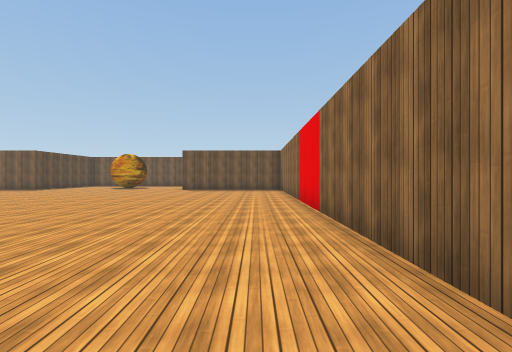
View 1 (above)

12 first-person views from a walk through a Unity game level. The camera is 1.4 m above the floor, looks level and sees 85° across. The floor is counted in squares, 2 m on a side. Each view is taken from the middle of a square. On the plan, view 1 faces up. The plan holds only what a view shows up to about 9 squares ahead; the rest is blank. The place goes on beyond the plan. Some surface patterns are stand-ins.

View 2
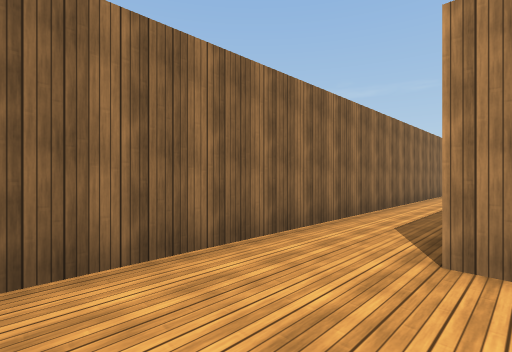

View 3
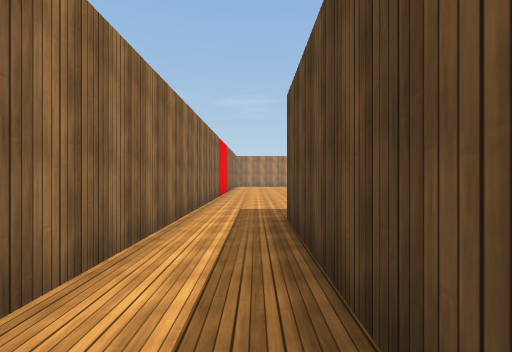

View 4
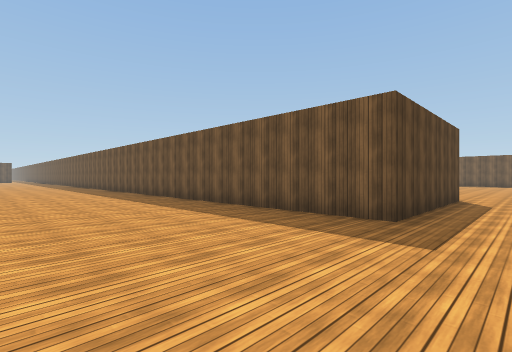

View 5
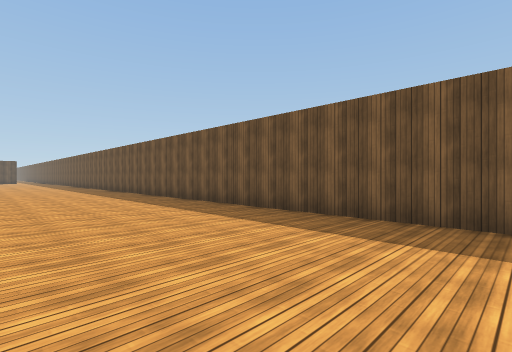

View 6
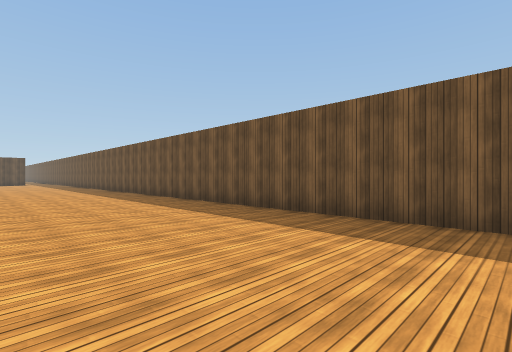

View 7
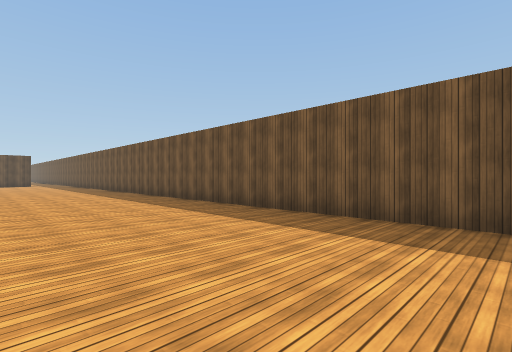

View 8
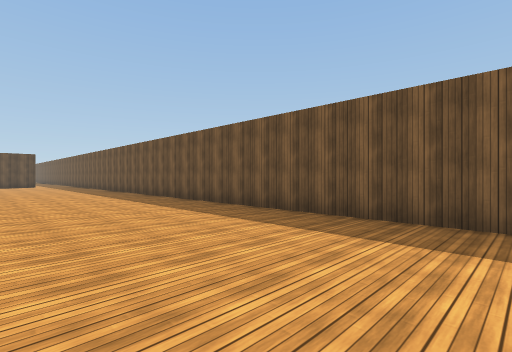

View 9
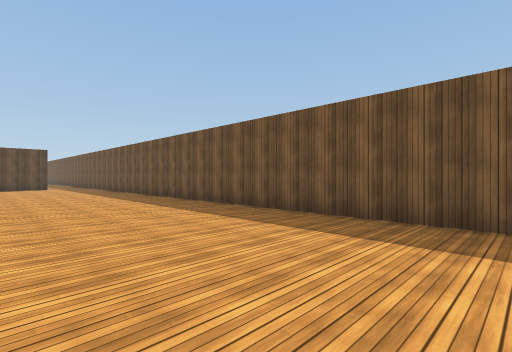

View 10
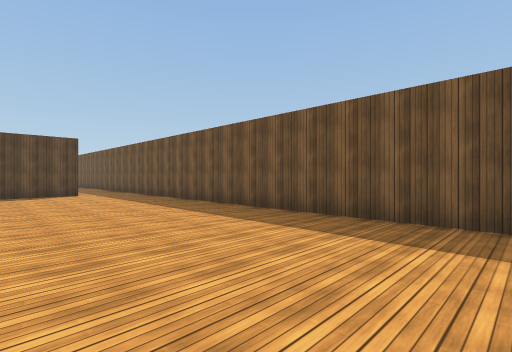

View 11
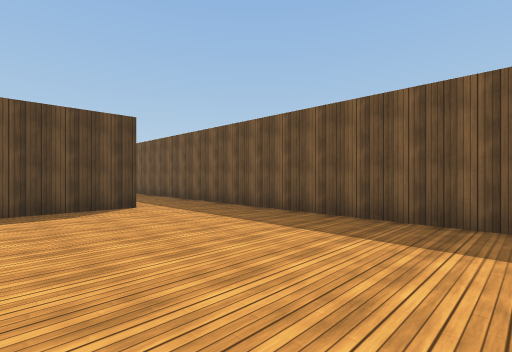

View 12
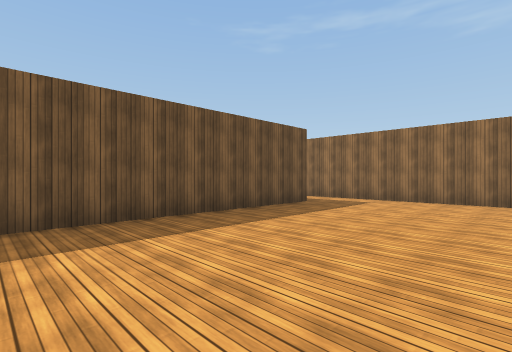

### Floor plan
Points are (right, up) in squares from view 1. A wall is a line through its corners. A room is listed if a view was taken in it or the views show most of it. See-through windows are left out.
Room 1 (views 1, 3, 4, 5, 6, 7, 8, 9, 10, 11, 12)
walls: (-0.5, 0.5) (-0.5, -4.5) (-38.2, -4.5); (1.2, -9) (1.2, 1.5); (-36.2, -6.4) (-36.2, -8.8)
ways out: opening at (0.5, 0.5) to room 2; opening at (-37.5, -5.5)
Room 2 (view 2)
walls: (-1, 0.5) (-0.5, 0.5); (1.2, 1.5) (1.2, 9)
ways out: opening at (0.5, 0.5) to room 1

Positions as (right, up) in squares from view 1, and headings:
1: (0, 0), facing up
2: (-1, 3), facing down-right
3: (0, 0), facing down
4: (1, -9), facing up-left
5: (-4, -9), facing up-left
6: (-10, -9), facing up-left
7: (-13, -9), facing up-left
8: (-15, -9), facing up-left
9: (-19, -9), facing up-left
10: (-25, -9), facing up-left
11: (-30, -9), facing up-left
12: (-7, -9), facing up-right
